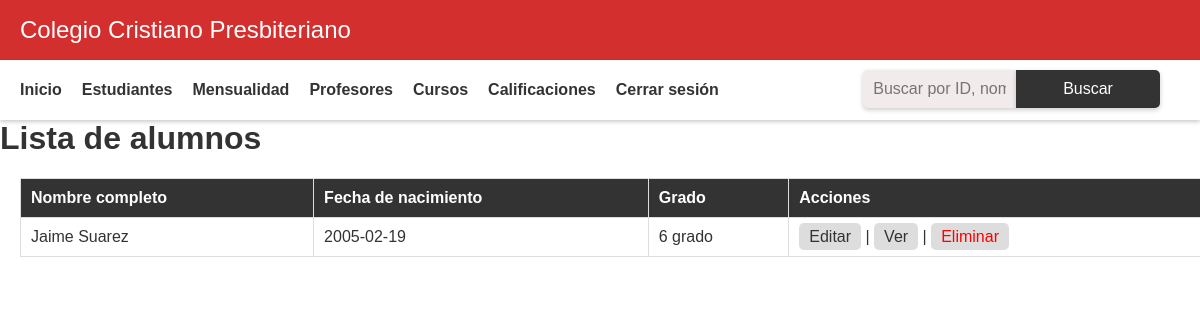
Before: /code/view/admin/view_alumno.php (signed in) with the older database file.
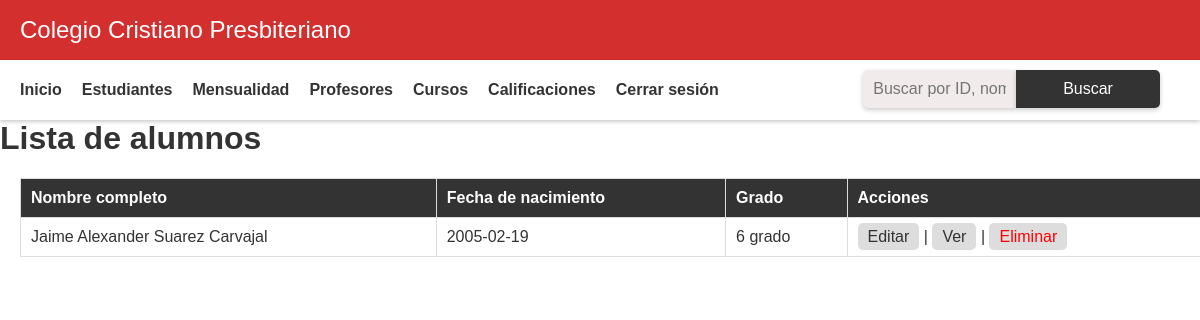
After: the same page with the newer database file.
### tables this page shows
CREATE TABLE `alumnos` (
  `id_alumno` int(11) NOT NULL,
  `nombre` varchar(50) NOT NULL,
  `apellidos` varchar(50) NOT NULL,
  `lugar_nacimiento` varchar(50) NOT NULL,
  `fecha_nacimiento` date NOT NULL,
  `codigo_estudiante` varchar(20) NOT NULL,
  `id_grado` int(11) NOT NULL,
  `fecha_inscripcion` date NOT NULL,
  `padecimiento_alergia` varchar(100) DEFAULT NULL,
  `nombre_padre` varchar(50) NOT NULL,
  `nombre_madre` varchar(50) NOT NULL,
  `cedula_padre` varchar(20) NOT NULL,
  `cedula_madre` varchar(20) NOT NULL,
  `telefono_emergencia` varchar(20) NOT NULL,
  `ocupacion_padre` varchar(50) NOT NULL,
  `ocupacion_madre` varchar(50) NOT NULL,
  `direccion_exacta` varchar(100) NOT NULL
);

CREATE TABLE `grados` (
  `id_grado` int(11) NOT NULL,
  `nombre_grado` varchar(50) NOT NULL
);

### code/view/admin/view_alumno.php (the view, shortened to what this page needs)
<?php
include '../../conexion.php';
include("header.php");
if (isset($_POST['buscar'])) {
	$valor = $_POST['buscar'];
	$sql = "SELECT a.id_alumno, a.nombre, a.apellidos, a.fecha_nacimiento, g.nombre_grado
			FROM alumnos a
			INNER JOIN grados g ON a.id_grado = g.id_grado
			WHERE a.id_alumno = ? OR a.nombre LIKE ? OR a.fecha_nacimiento = ? OR a.apellidos LIKE ?
			ORDER BY a.apellidos, a.nombre";
	$stmt = $conexion->prepare($sql);
	$valor_like = "%" . $valor . "%";
	$stmt->bind_param("ssss", $valor, $valor_like, $valor, $valor_like);
	$stmt->execute();
} else {
	$sql = "SELECT a.id_alumno, a.nombre, a.apellidos, a.fecha_nacimiento, g.nombre_grado
			FROM alumnos a
			INNER JOIN grados g ON a.id_grado = g.id_grado
			ORDER BY a.apellidos, a.nombre";
	$stmt = $conexion->prepare($sql);
	$stmt->execute();
}
$resultado = $stmt->get_result();
?>
<!DOCTYPE html>
<html>
<head>
</head>
<body>
	<h1>Lista de alumnos</h1>
	<form method="post" class="search-form">
		<input type="text" name="buscar" placeholder="Buscar por ID, nombre, fecha de nacimiento o apellido">
		<button type="submit">Buscar</button>
	</form>
	<table>
		<tr>
			<th>Nombre completo</th>
			<th>Fecha de nacimiento</th>
			<th>Grado</th>
			<th>Acciones</th>
		</tr>
		<?php while ($fila = $resultado->fetch_assoc()) { ?>
			<tr>
				<td><?php echo $fila['nombre'] . ' ' . $fila['apellidos']; ?></td>
				<td><?php echo $fila['fecha_nacimiento']; ?></td>
				<td><?php echo $fila['nombre_grado']; ?></td>
				<td>
					<a href="editar_alumno.php?id=<?php echo $fila['id_alumno']; ?>">Editar</a> |
					<a href="show_alumno.php?id=<?php echo $fila['id_alumno']; ?>">Ver</a> |
					<a href="#" class="delete-link" onclick="eliminarAlumno(<?php echo $fila['id_alumno']; ?>)">Eliminar</a>
				</td>
			</tr>
		<?php } ?>
	</table>
</body>
</html>

Changed rows visible on the page:
changed alumnos "6 grado": nombre "Jaime" → "Jaime Alexander"; apellidos "Suarez" → "Suarez Carvajal"
